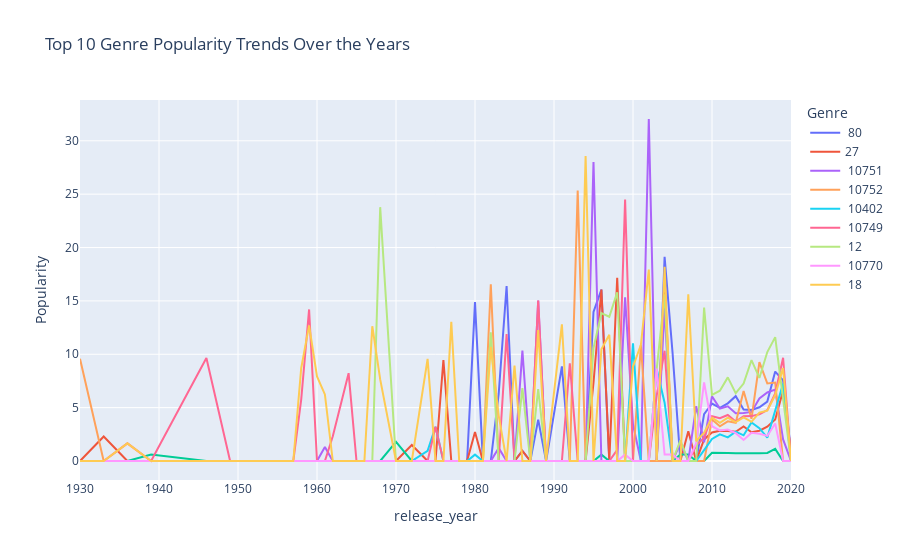

Notebook cell for this chart:
### Markdown cell above
# Focus Question 1
## Content and Genre Trends

* What are the top-performing genres this year, and how have they shifted over recent years?
* How can we ensure that our content aligns with current audience preferences while still offering something unique?

### Code cell
import pandas as pd
import matplotlib.pyplot as plt
import seaborn as sns
import plotly.express as px

# Load the necessary data
bom_movie_gross = pd.read_csv("C:/Users/DELL/Desktop/Moringa projects/DSF_PT08P2_Phase_2_Project_Grp_1_Final/Data/bom_movie_gross.csv")  # Adjust path as needed
rt_movie_info = pd.read_csv("C:/Users/DELL/Desktop/Moringa projects/DSF_PT08P2_Phase_2_Project_Grp_1_Final/Data/rt.movie_info.tsv", sep='\t')
tmdb_movies = pd.read_csv("C:/Users/DELL/Desktop/Moringa projects/DSF_PT08P2_Phase_2_Project_Grp_1_Final/Data/tmdb_movies.csv")

# Date parsing and genre processing
tmdb_movies['release_date'] = pd.to_datetime(tmdb_movies['release_date'], errors='coerce')
tmdb_movies['release_year'] = tmdb_movies['release_date'].dt.year

tmdb_movies['genre_ids'] = tmdb_movies['genre_ids'].apply(lambda x: x.strip('[]').split(','))  # Adjust if needed
tmdb_movies_exploded = tmdb_movies.explode('genre_ids')

# Calculate average popularity per genre per year
genre_trends = tmdb_movies_exploded.groupby(['release_year', 'genre_ids'])['popularity'].mean().unstack().fillna(0)

# Filter to top 10 genres based on the latest year
latest_year = genre_trends.index.max()
top_genres_latest_year = genre_trends.loc[latest_year].sort_values(ascending=False).head(10).index
top_10_genre_trends = genre_trends[top_genres_latest_year]

# Convert to long format for Plotly
top_10_genre_trends_long = top_10_genre_trends.reset_index().melt(id_vars='release_year', 
                                                                   var_name='Genre', 
                                                                   value_name='Popularity')

# Create interactive line plot with Plotly
fig = px.line(top_10_genre_trends_long, x='release_year', y='Popularity', color='Genre',
              title="Top 10 Genre Popularity Trends Over the Years")

# Show plot with interactive toggling capabilities
fig.show()

### Figure 1 — Plotly figure (JSON) as saved in the notebook; plotly's stock layout.template omitted (floating-point values rounded to 4 significant figures)
{"data": [{"hovertemplate": "Genre= 80<br>release_year=%{x}<br>Popularity=%{y}<extra></extra>", "legendgroup": " 80", "line": {"color": "#636efa", "dash": "solid"}, "marker": {"symbol": "circle"}, "mode": "lines", "name": " 80", "orientation": "v", "showlegend": true, "type": "scatter", "x": [1930, 1933, 1936, 1939, 1946, 1949, 1956, 1957, 1958, 1959, 1960, 1961, 1962, 1964, 1965, 1966, 1967, 1968, 1970, 1972, 1974, 1975, 1976, 1977, 1978, 1979, 1980, 1981, 1982, 1983, 1984, 1985, 1986, 1987, 1988, 1989, 1991, 1992, 1993, 1994, 1995, 1996, 1997, 1998, 1999, 2000, 2001, 2002, 2003, 2004, 2005, 2006, 2007, 2008, 2009, 2010, 2011, 2012, 2013, 2014, 2015, 2016, 2017, 2018, 2019, 2020], "xaxis": "x", "y": [0, 0, 0, 0, 0, 0, 0, 0, 0, 0, 0, 0, 0, 0, 0, 0, 0, 0, 0, 0, 0, 0, 0, 0, 0, 0, 14.88, 0, 0, 6.306, 16.39, 0, 0.946, 0, 3.88, 0, 8.867, 0, 0, 0, 13.97, 16.06, 0, 0, 0, 0, 0, 0, 0, 19.13, 10.21, 0, 0, 0, 4.386, 5.386, 4.976, 5.401, 6.073, 4.832, 4.788, 5.037, 5.563, 8.378, 7.548, 0.84], "yaxis": "y"}, {"hovertemplate": "Genre=27<br>release_year=%{x}<br>Popularity=%{y}<extra></extra>", "legendgroup": "27", "line": {"color": "#EF553B", "dash": "solid"}, "marker": {"symbol": "circle"}, "mode": "lines", "name": "27", "orientation": "v", "showlegend": true, "type": "scatter", "x": [1930, 1933, 1936, 1939, 1946, 1949, 1956, 1957, 1958, 1959, 1960, 1961, 1962, 1964, 1965, 1966, 1967, 1968, 1970, 1972, 1974, 1975, 1976, 1977, 1978, 1979, 1980, 1981, 1982, 1983, 1984, 1985, 1986, 1987, 1988, 1989, 1991, 1992, 1993, 1994, 1995, 1996, 1997, 1998, 1999, 2000, 2001, 2002, 2003, 2004, 2005, 2006, 2007, 2008, 2009, 2010, 2011, 2012, 2013, 2014, 2015, 2016, 2017, 2018, 2019, 2020], "xaxis": "x", "y": [0, 2.292, 0, 0, 0, 0, 0, 0, 0, 0, 0, 0, 0, 0, 0, 0, 0, 0, 0, 1.504, 0, 0, 9.467, 0, 0, 0, 2.717, 0, 0, 0, 0, 0, 0.946, 0, 0, 0, 0, 0, 0, 0, 7.339, 16.06, 0, 17.18, 0, 0, 0, 0, 0, 17.19, 0, 0, 2.78, 0, 2.024, 2.671, 2.833, 2.805, 2.739, 3.237, 2.696, 2.838, 3.209, 3.895, 6.601, 0.84], "yaxis": "y"}, {"hovertemplate": "Genre=<br>release_year=%{x}<br>Popularity=%{y}<extra></extra>", "legendgroup": "", "line": {"color": "#00cc96", "dash": "solid"}, "marker": {"symbol": "circle"}, "mode": "lines", "name": "", "orientation": "v", "showlegend": false, "type": "scatter", "x": [1930, 1933, 1936, 1939, 1946, 1949, 1956, 1957, 1958, 1959, 1960, 1961, 1962, 1964, 1965, 1966, 1967, 1968, 1970, 1972, 1974, 1975, 1976, 1977, 1978, 1979, 1980, 1981, 1982, 1983, 1984, 1985, 1986, 1987, 1988, 1989, 1991, 1992, 1993, 1994, 1995, 1996, 1997, 1998, 1999, 2000, 2001, 2002, 2003, 2004, 2005, 2006, 2007, 2008, 2009, 2010, 2011, 2012, 2013, 2014, 2015, 2016, 2017, 2018, 2019, 2020], "xaxis": "x", "y": [0, 0, 0, 0.6, 0, 0, 0, 0, 0, 0, 0, 0, 0, 0, 0, 0, 0, 0, 1.795, 0, 0, 0, 0, 0, 0, 0, 0, 0, 0, 0, 0, 0, 0, 0, 0, 0, 0, 0, 0, 0, 0, 0.6, 0, 0, 0, 0, 0, 0, 0, 0, 0, 0.6, 0.6, 0, 0, 0.7699, 0.7327, 0.758, 0.7325, 0.7178, 0.7487, 0.7346, 0.7545, 1.133, 0, 0], "yaxis": "y"}, {"hovertemplate": "Genre= 10751<br>release_year=%{x}<br>Popularity=%{y}<extra></extra>", "legendgroup": " 10751", "line": {"color": "#ab63fa", "dash": "solid"}, "marker": {"symbol": "circle"}, "mode": "lines", "name": " 10751", "orientation": "v", "showlegend": true, "type": "scatter", "x": [1930, 1933, 1936, 1939, 1946, 1949, 1956, 1957, 1958, 1959, 1960, 1961, 1962, 1964, 1965, 1966, 1967, 1968, 1970, 1972, 1974, 1975, 1976, 1977, 1978, 1979, 1980, 1981, 1982, 1983, 1984, 1985, 1986, 1987, 1988, 1989, 1991, 1992, 1993, 1994, 1995, 1996, 1997, 1998, 1999, 2000, 2001, 2002, 2003, 2004, 2005, 2006, 2007, 2008, 2009, 2010, 2011, 2012, 2013, 2014, 2015, 2016, 2017, 2018, 2019, 2020], "xaxis": "x", "y": [0, 0, 0, 0, 0, 0, 0, 0, 0, 0, 0, 1.319, 0, 0, 0, 0, 0, 0, 0, 0, 0, 0, 0, 0, 0, 0, 0, 0, 0, 1.226, 0, 0, 10.35, 0, 15.03, 0, 0, 0, 0, 0, 28.0, 0, 0, 0, 15.33, 3.416, 0, 32.04, 0, 14.36, 0, 1.671, 0, 5.138, 1.754, 6.063, 4.919, 5.128, 4.482, 4.489, 4.598, 5.861, 6.422, 6.682, 2.024, 0], "yaxis": "y"}, {"hovertemplate": "Genre= 10752<br>release_year=%{x}<br>Popularity=%{y}<extra></extra>", "legendgroup": " 10752", "line": {"color": "#FFA15A", "dash": "solid"}, "marker": {"symbol": "circle"}, "mode": "lines", "name": " 10752", "orientation": "v", "showlegend": true, "type": "scatter", "x": [1930, 1933, 1936, 1939, 1946, 1949, 1956, 1957, 1958, 1959, 1960, 1961, 1962, 1964, 1965, 1966, 1967, 1968, 1970, 1972, 1974, 1975, 1976, 1977, 1978, 1979, 1980, 1981, 1982, 1983, 1984, 1985, 1986, 1987, 1988, 1989, 1991, 1992, 1993, 1994, 1995, 1996, 1997, 1998, 1999, 2000, 2001, 2002, 2003, 2004, 2005, 2006, 2007, 2008, 2009, 2010, 2011, 2012, 2013, 2014, 2015, 2016, 2017, 2018, 2019, 2020], "xaxis": "x", "y": [9.583, 0, 0, 0, 0, 0, 0, 0, 0, 0, 0, 0, 0, 0, 0, 0, 0, 0, 0, 0, 0, 0, 0, 0, 0, 0, 0, 0, 16.55, 0, 0, 0, 0, 0, 0, 0, 0, 0, 25.33, 0, 0, 0, 0, 0, 0, 0, 10.89, 0, 0, 0, 0, 0, 0, 0, 0, 3.88, 3.249, 3.712, 3.585, 6.564, 3.95, 9.271, 7.27, 7.352, 0, 0], "yaxis": "y"}, {"hovertemplate": "Genre= 10402<br>release_year=%{x}<br>Popularity=%{y}<extra></extra>", "legendgroup": " 10402", "line": {"color": "#19d3f3", "dash": "solid"}, "marker": {"symbol": "circle"}, "mode": "lines", "name": " 10402", "orientation": "v", "showlegend": true, "type": "scatter", "x": [1930, 1933, 1936, 1939, 1946, 1949, 1956, 1957, 1958, 1959, 1960, 1961, 1962, 1964, 1965, 1966, 1967, 1968, 1970, 1972, 1974, 1975, 1976, 1977, 1978, 1979, 1980, 1981, 1982, 1983, 1984, 1985, 1986, 1987, 1988, 1989, 1991, 1992, 1993, 1994, 1995, 1996, 1997, 1998, 1999, 2000, 2001, 2002, 2003, 2004, 2005, 2006, 2007, 2008, 2009, 2010, 2011, 2012, 2013, 2014, 2015, 2016, 2017, 2018, 2019, 2020], "xaxis": "x", "y": [0, 0, 0, 0, 0, 0, 0, 0, 0, 0, 0, 0, 0, 0, 0, 0, 0, 0, 0, 0, 0.96, 3.208, 0, 0, 0, 0, 0.6, 0, 0, 0, 0, 0, 0, 0, 0, 0, 0, 0, 0, 0, 0, 0, 0, 0, 0, 11.02, 0, 0, 8.613, 5.466, 0, 0, 0, 0, 1.024, 2.06, 2.497, 2.217, 2.75, 2.408, 3.601, 3.07, 2.191, 4.644, 7.252, 0], "yaxis": "y"}, {"hovertemplate": "Genre= 10749<br>release_year=%{x}<br>Popularity=%{y}<extra></extra>", "legendgroup": " 10749", "line": {"color": "#FF6692", "dash": "solid"}, "marker": {"symbol": "circle"}, "mode": "lines", "name": " 10749", "orientation": "v", "showlegend": true, "type": "scatter", "x": [1930, 1933, 1936, 1939, 1946, 1949, 1956, 1957, 1958, 1959, 1960, 1961, 1962, 1964, 1965, 1966, 1967, 1968, 1970, 1972, 1974, 1975, 1976, 1977, 1978, 1979, 1980, 1981, 1982, 1983, 1984, 1985, 1986, 1987, 1988, 1989, 1991, 1992, 1993, 1994, 1995, 1996, 1997, 1998, 1999, 2000, 2001, 2002, 2003, 2004, 2005, 2006, 2007, 2008, 2009, 2010, 2011, 2012, 2013, 2014, 2015, 2016, 2017, 2018, 2019, 2020], "xaxis": "x", "y": [0, 0, 1.653, 0, 9.647, 0, 0, 0, 5.754, 14.2, 0, 0, 2.316, 8.227, 0, 0, 0, 0, 0, 0, 0, 3.208, 0, 0, 0, 0, 0, 0, 0, 0, 11.88, 0, 0, 0, 15.03, 0, 0, 9.155, 0, 0, 0, 0, 0, 1.036, 24.49, 0, 0, 0, 6.121, 10.33, 0, 0, 0, 1.436, 2.193, 4.2, 4.002, 4.308, 3.695, 4.195, 4.206, 4.375, 4.766, 6.338, 9.672, 0], "yaxis": "y"}, {"hovertemplate": "Genre= 12<br>release_year=%{x}<br>Popularity=%{y}<extra></extra>", "legendgroup": " 12", "line": {"color": "#B6E880", "dash": "solid"}, "marker": {"symbol": "circle"}, "mode": "lines", "name": " 12", "orientation": "v", "showlegend": true, "type": "scatter", "x": [1930, 1933, 1936, 1939, 1946, 1949, 1956, 1957, 1958, 1959, 1960, 1961, 1962, 1964, 1965, 1966, 1967, 1968, 1970, 1972, 1974, 1975, 1976, 1977, 1978, 1979, 1980, 1981, 1982, 1983, 1984, 1985, 1986, 1987, 1988, 1989, 1991, 1992, 1993, 1994, 1995, 1996, 1997, 1998, 1999, 2000, 2001, 2002, 2003, 2004, 2005, 2006, 2007, 2008, 2009, 2010, 2011, 2012, 2013, 2014, 2015, 2016, 2017, 2018, 2019, 2020], "xaxis": "x", "y": [0, 0, 0, 0, 0, 0, 0, 0, 0, 0, 0, 0, 0, 0, 0, 0, 0, 23.78, 0, 0, 0, 0, 0, 0, 0, 0, 0, 0, 12.06, 0, 0, 0, 6.825, 0, 6.744, 0, 0, 0, 0, 0, 10.58, 13.86, 13.51, 15.8, 0, 0, 0, 0, 8.613, 15.62, 0, 1.937, 0, 0, 14.38, 6.191, 6.587, 7.835, 6.351, 7.257, 9.455, 7.782, 10.21, 11.6, 5.832, 0], "yaxis": "y"}, {"hovertemplate": "Genre= 10770<br>release_year=%{x}<br>Popularity=%{y}<extra></extra>", "legendgroup": " 10770", "line": {"color": "#FF97FF", "dash": "solid"}, "marker": {"symbol": "circle"}, "mode": "lines", "name": " 10770", "orientation": "v", "showlegend": true, "type": "scatter", "x": [1930, 1933, 1936, 1939, 1946, 1949, 1956, 1957, 1958, 1959, 1960, 1961, 1962, 1964, 1965, 1966, 1967, 1968, 1970, 1972, 1974, 1975, 1976, 1977, 1978, 1979, 1980, 1981, 1982, 1983, 1984, 1985, 1986, 1987, 1988, 1989, 1991, 1992, 1993, 1994, 1995, 1996, 1997, 1998, 1999, 2000, 2001, 2002, 2003, 2004, 2005, 2006, 2007, 2008, 2009, 2010, 2011, 2012, 2013, 2014, 2015, 2016, 2017, 2018, 2019, 2020], "xaxis": "x", "y": [0, 0, 0, 0, 0, 0, 0, 0, 0, 0, 0, 0, 0, 0, 0, 0, 0, 0, 0, 0, 0, 0, 0, 0, 0, 0, 0, 0, 0, 0, 0, 0, 0, 0, 0, 0, 0, 0, 0, 0, 0, 0, 0, 0, 0.6, 0, 0, 0, 8.661, 0.6, 0.6, 0, 0, 1.672, 7.372, 3.256, 2.868, 2.943, 2.607, 1.965, 2.653, 2.557, 2.348, 3.521, 0, 0], "yaxis": "y"}, {"hovertemplate": "Genre= 18<br>release_year=%{x}<br>Popularity=%{y}<extra></extra>", "legendgroup": " 18", "line": {"color": "#FECB52", "dash": "solid"}, "marker": {"symbol": "circle"}, "mode": "lines", "name": " 18", "orientation": "v", "showlegend": true, "type": "scatter", "x": [1930, 1933, 1936, 1939, 1946, 1949, 1956, 1957, 1958, 1959, 1960, 1961, 1962, 1964, 1965, 1966, 1967, 1968, 1970, 1972, 1974, 1975, 1976, 1977, 1978, 1979, 1980, 1981, 1982, 1983, 1984, 1985, 1986, 1987, 1988, 1989, 1991, 1992, 1993, 1994, 1995, 1996, 1997, 1998, 1999, 2000, 2001, 2002, 2003, 2004, 2005, 2006, 2007, 2008, 2009, 2010, 2011, 2012, 2013, 2014, 2015, 2016, 2017, 2018, 2019, 2020], "xaxis": "x", "y": [0, 0, 1.653, 0, 0, 0, 0, 0, 8.693, 12.71, 7.926, 6.234, 0, 0, 0, 0, 12.63, 7.642, 0, 0, 9.569, 0, 0, 13.04, 0, 0, 0, 0, 10.71, 4.255, 0, 8.943, 0, 0, 12.27, 0, 12.81, 0, 0, 28.58, 0, 10.47, 11.83, 0, 0, 8.833, 10.89, 17.93, 0, 18.2, 0, 0, 15.62, 1.854, 2.646, 4.06, 3.57, 4.053, 3.653, 4.092, 3.673, 4.531, 4.709, 6.179, 8.715, 0], "yaxis": "y"}], "layout": {"legend": {"title": {"text": "Genre"}, "tracegroupgap": 0}, "title": {"text": "Top 10 Genre Popularity Trends Over the Years"}, "xaxis": {"anchor": "y", "domain": [0, 1], "title": {"text": "release_year"}}, "yaxis": {"anchor": "x", "domain": [0, 1], "title": {"text": "Popularity"}}}}
